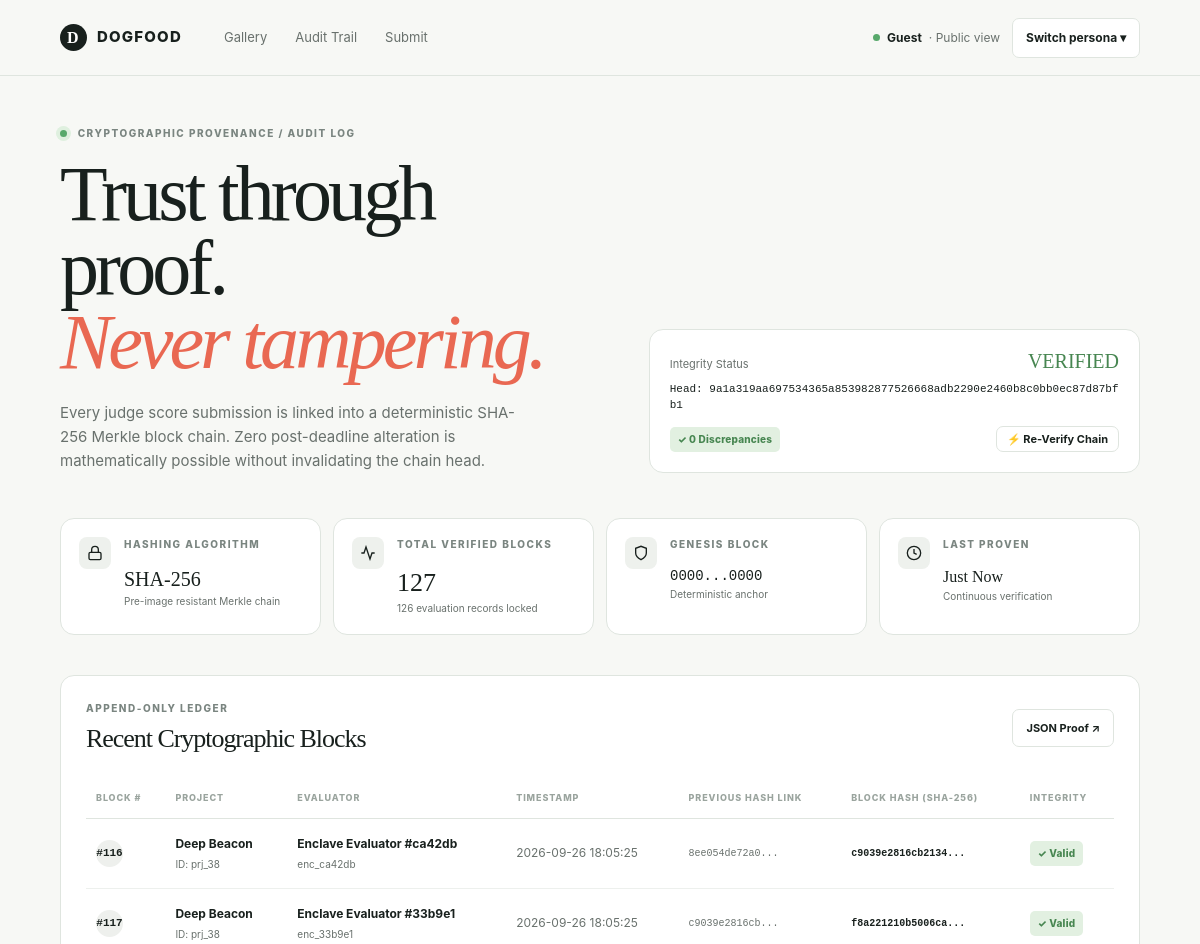
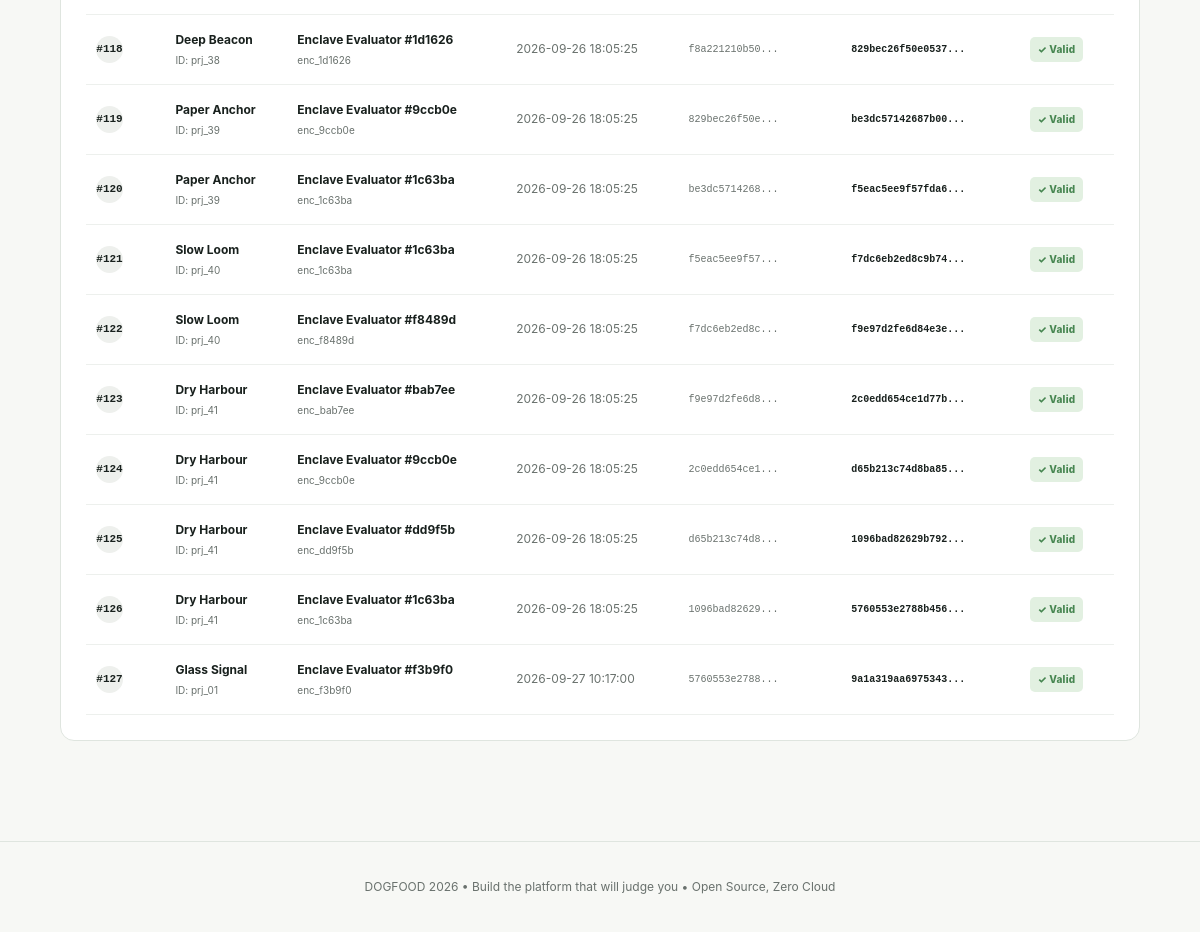
Before: /audit with the older database file (2 pictures, top to bottom).
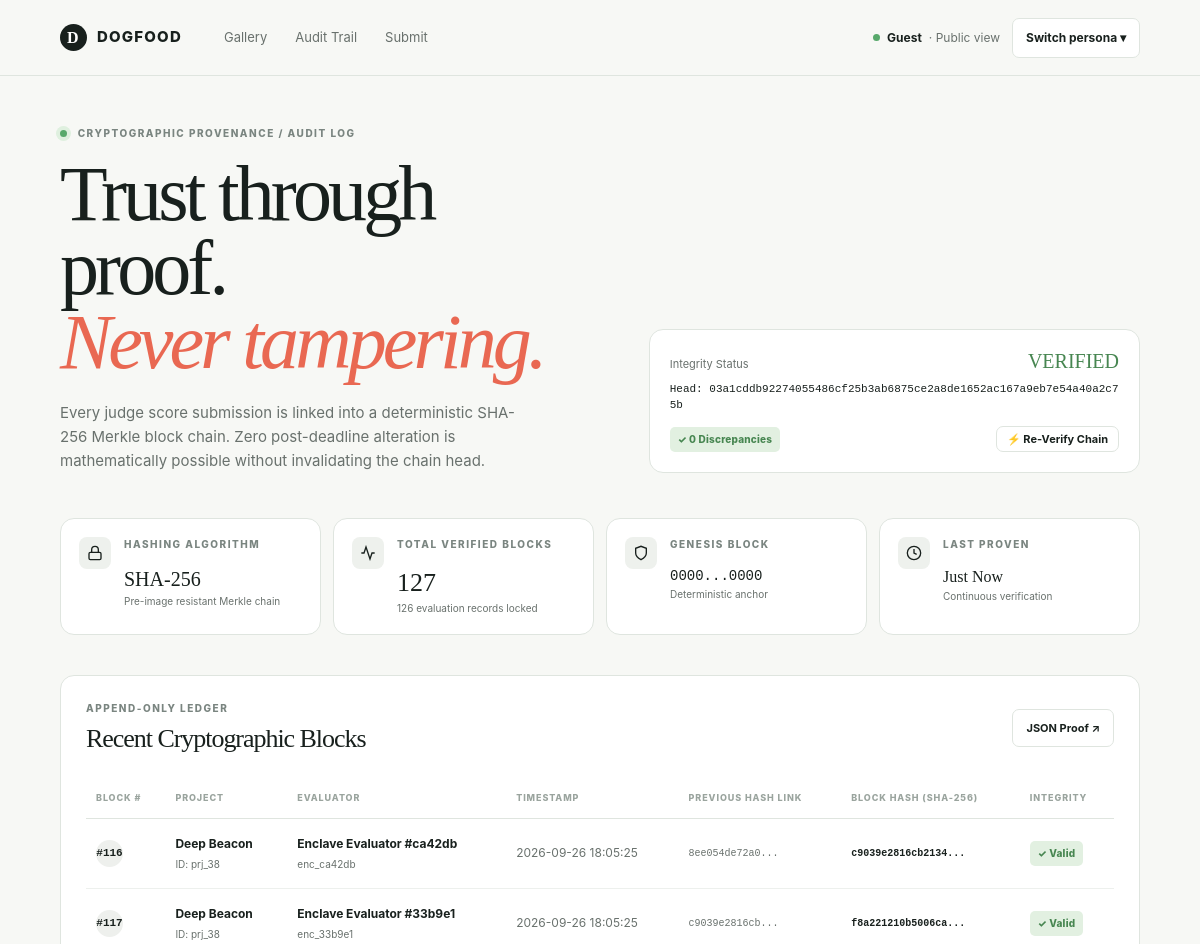
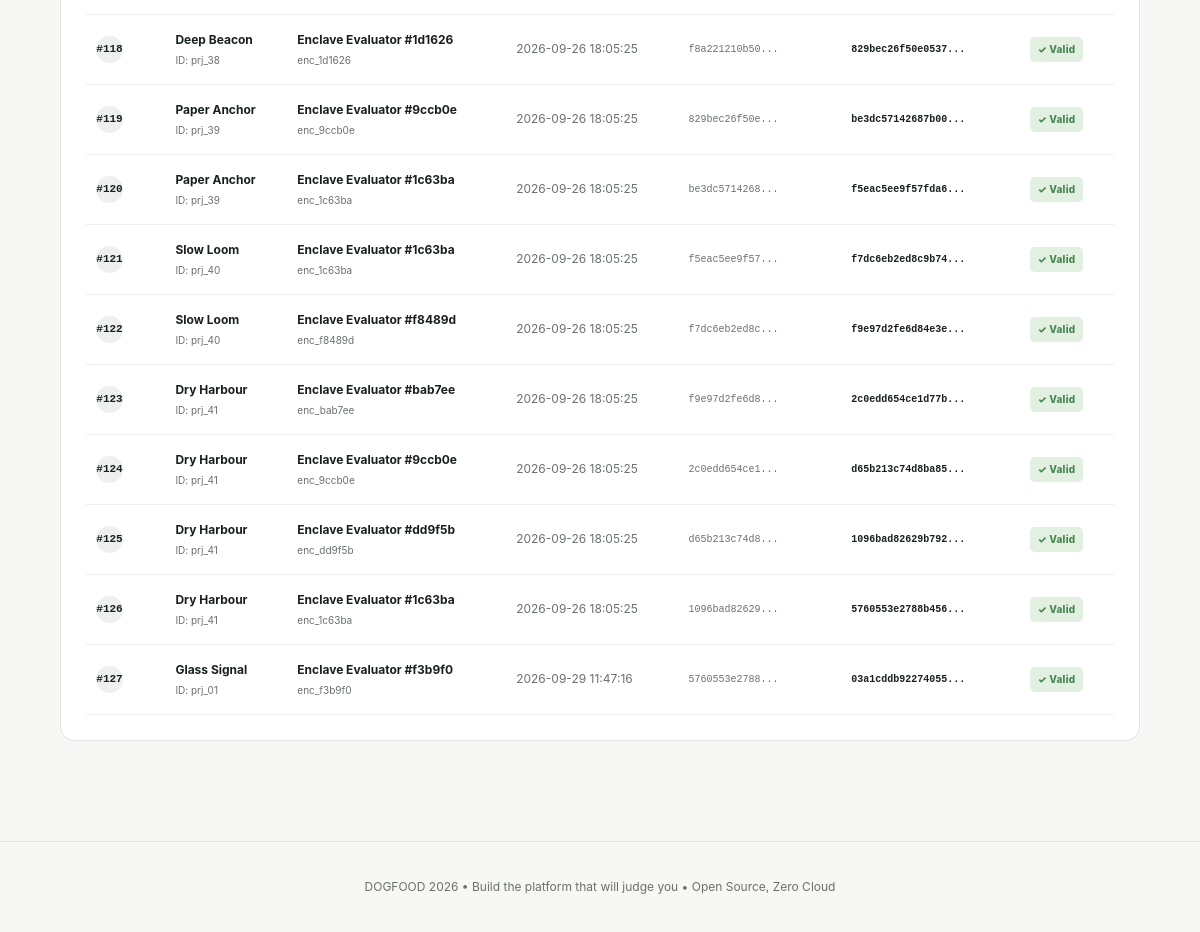
After: the same page with the newer database file (2 pictures, top to bottom).
### tables this page shows
CREATE TABLE scores (
            id INTEGER PRIMARY KEY AUTOINCREMENT,
            judge_id TEXT NOT NULL,
            project_id TEXT NOT NULL,
            criteria_json TEXT NOT NULL,
            comment TEXT,
            updated_at TEXT DEFAULT (datetime('now', 'utc')),
            UNIQUE(judge_id, project_id),
            FOREIGN KEY (judge_id) REFERENCES users(id) ON DELETE CASCADE,
            FOREIGN KEY (project_id) REFERENCES projects(id) ON DELETE CASCADE
        );

CREATE TABLE projects (
            id TEXT PRIMARY KEY,
            team_id TEXT NOT NULL,
            track_id TEXT NOT NULL,
            title TEXT NOT NULL,
            summary TEXT,
            repo_url TEXT,
            submitted_at TEXT NOT NULL,
            is_draft INTEGER DEFAULT 0,
            FOREIGN KEY (track_id) REFERENCES tracks(id)
        );

### src/main.py (the view)
@app.get("/audit", response_class=HTMLResponse)
def audit_view(request: Request):
    current_user = get_current_user_optional(request)
    is_organizer = current_user.is_organizer() if current_user else False
    audit_data = compute_score_audit_chain(is_organizer=is_organizer)
    return templates.TemplateResponse(
        request=request,
        name="audit.html",
        context={
            "user": current_user,
            "audit": audit_data
        }
    )

### templates/audit.html (shortened to what the changed rows need)
{% extends "base.html" %}
{% block content %}
<div class="page-wrap workspace">
  <section class="workspace-header">
    <div>
      <h1>Trust through proof.<br><em>Never tampering.</em></h1>
    </div>
    <div class="progress-card" style="min-width: 320px;">
      <div class="progress-top">
        <span>Integrity Status</span>
        <strong style="color: #478651; font-size: 20px;">VERIFIED</strong>
      </div>
      <p style="margin-top: 8px; font-family: ui-monospace, monospace; font-size: 11px; word-break: break-all; color: var(--ink);">
        Head: {{ audit.chain_head }}
      </p>
      <div style="margin-top: 12px; display: flex; justify-content: space-between; align-items: center;">
        <span class="badge badge-green">✓ 0 Discrepancies</span>
        <button onclick="reverifyAudit()" id="reverify-btn" class="btn btn-secondary outline-button" style="font-size: 11px; padding: 4px 10px;">
        </button>
      </div>
    </div>
  </section>
  <div class="table-card">
    <div class="table-heading">
      <div>
        <h2>Recent Cryptographic Blocks</h2>
      </div>
    </div>
    <div class="table-scroll">
      <table>
        <thead>
          <tr>
            <th>Block #</th>
            <th>Project</th>
            <th>Evaluator</th>
            <th>Timestamp</th>
            <th>Previous Hash Link</th>
            <th>Block Hash (SHA-256)</th>
            <th>Integrity</th>
          </tr>
        </thead>
        <tbody id="blocks-tbody">
          {% for b in audit.recent_blocks %}
            <tr>
              <td><span class="rank" style="background: #eef0ed; font-family: monospace;">#{{ b.block_index }}</span></td>
              <td><strong>{{ b.project_title }}</strong><span>ID: {{ b.project_id }}</span></td>
              <td><strong>{{ b.judge_name }}</strong><span>{{ b.judge_id }}</span></td>
              <td>{{ b.timestamp[:19] }}</td>
              <td style="font-family: ui-monospace, monospace; font-size: 10px; color: var(--muted);">{{ b.prev_hash[:12] }}...</td>
              <td style="font-family: ui-monospace, monospace; font-size: 10px; color: var(--ink);"><strong>{{ b.block_hash[:16] }}...</strong></td>
              <td><span class="badge badge-green">✓ Valid</span></td>
            </tr>
          {% else %}
            <tr><td colspan="7" style="text-align: center; padding: 2rem;">No score blocks mined yet.</td></tr>
          {% endfor %}
        </tbody>
      </table>
    </div>
  </div>
</div>
{% endblock %}

Changed rows visible on the page:
changed scores "prj_01": updated_at "2026-09-27 10:17:00" → "2026-09-29 11:47:16"; block_hash "9a1a319aa6975343" → "03a1cddb92274055"
Other visible differences:
{{ audit.chain_head }}: "9a1a319aa697534365a853982877526668adb2290e2460b8c0bb0ec87d87bfb1" → "03a1cddb92274055486cf25b3ab6875ce2a8de1652ac167a9eb7e54a40a2c75b"
